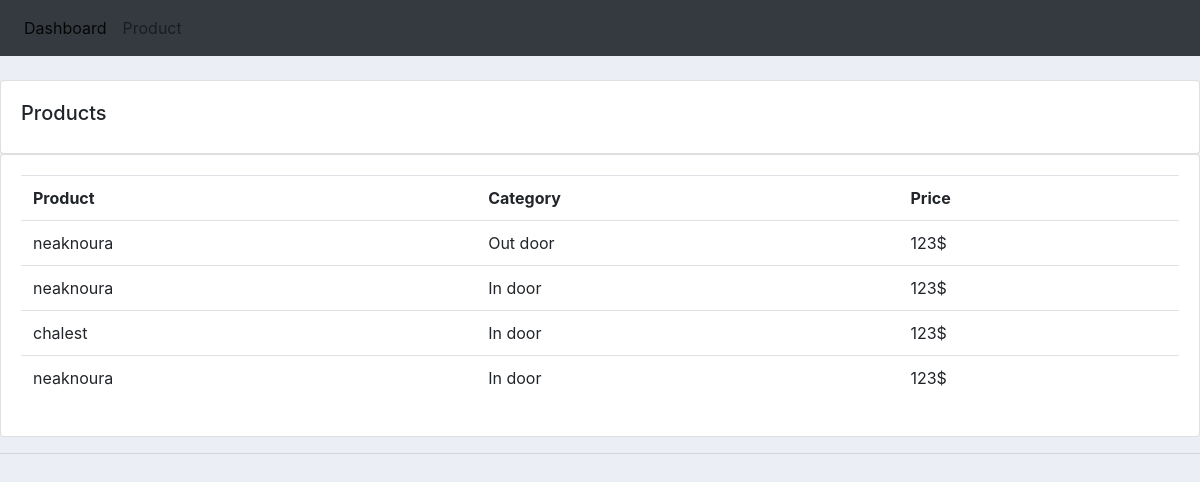
The app's page /product/ with its own data.
### my_app/models.py (models this page shows, shortened)
class Product(models.Model):
    CATEGORY = (
        ('In door', 'In door'),
        ('Out door', 'Out door'),
    )
    name = models.CharField(max_length=300, null=True)
    price = models.CharField(max_length=300, null=True)
    category = models.CharField(max_length=300, null=True, choices=CATEGORY)
    description =models.CharField(max_length=300, null=True,blank=True)
    date_created =models.DateTimeField(auto_now_add=True, null=True)
    tags =models.ManyToManyField(Tag)

### my_app/views.py (the view)
# urls.py: path('product/', views.product, name='product'),  # Product list page
def product(request):
    products = Product.objects.all()
    return render(request, 'my_app/product.html',{'products': products})

### my_app/templates/my_app/product.html
{% extends "my_app/main.html" %} {% block content %}
<br />
<div class="row">
  <div class="col-md">
    <div class="card card-body">
      <h5>Products</h5>
    </div>
    <div class="card card-body">
      <table class="table">
        <tr>
          <th>Product</th>
          <th>Category</th>
          <th>Price</th>
        </tr>
        {% for i in products %}
        <tr>
          <td>{{ i.name }}</td>
          <td>{{ i.category }}</td>
          <td>{{ i.price }}</td>
        </tr>
        {% endfor %}
      </table>
    </div>
  </div>
</div>
{% endblock %}

### static/main.css (style rules this page uses)
body { background-color: #ebeff5; }

### records on screen
Product: name "neaknoura", category "Out door", price "123$"
Product: name "neaknoura", category "In door", price "123$"
Product: name "chalest", category "In door", price "123$"
Product: name "neaknoura", category "In door", price "123$"
